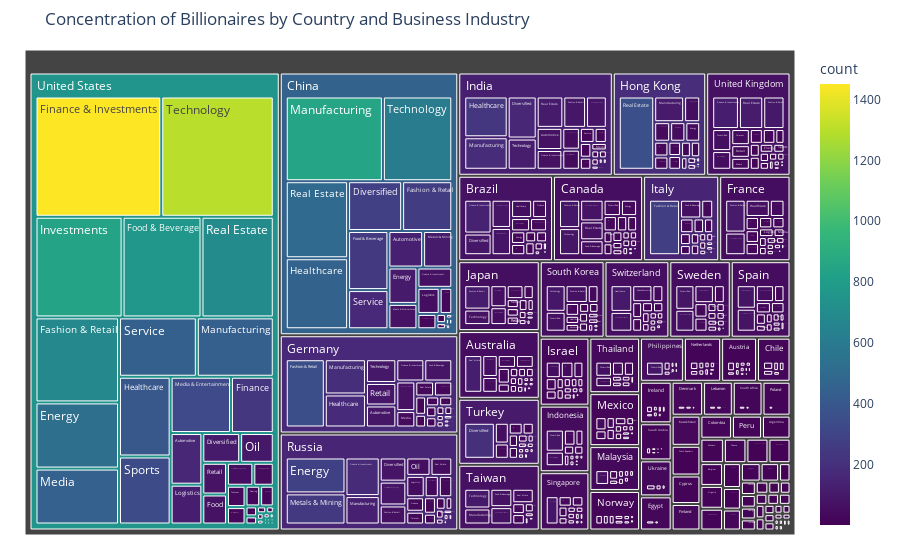

This figure's notebook cell:
### Markdown cell above
### **2.1.2. Concentration of Industries Across Countries**

**Q: Do specific countries or regions have a higher concentration of billionaires who specialize in particular business categories?**

**Observations:**
- United States: 
    - Technology and Finance & Investments are the dominant business categories among billionaires in the United States. 
    - Other significant business categories include Real Estate and Food & Beverages. 

- China: 
    - Technology and Manufacturing are the primary business categories among billionaires in China. 
    - There is also a notable presence of billionaires in the Healthcare and Real Estate sectors. 

- India: 
    - Healthcare, Manufacturing, and Diversified sectors have a significant presence among billionaires in India. 

- Other Countries: 
    - Various business categories are represented among billionaires in other countries such as Russia, Germany, United Kingdom, Switzerland, Hong Kong, Brazil, and Canada. 
    - The concentration of billionaires in specific business categories varies across these regions.

### Code cell
data = df
filtered_data = data[['country_of_citizenship',
                    'country_of_residence',
                    'business_industries']]

grouped_data = (filtered_data.groupby(['country_of_citizenship',
                                      'business_industries'])
                                      .size()
                                      .reset_index(name='count'))

fig = px.treemap(grouped_data,
                 path=['country_of_citizenship', 'business_industries'],
                 values='count',
                 color='count',
                 color_continuous_scale='Viridis',
                 title='Concentration of Billionaires by Country and Business Industry')


fig.update_layout(margin=dict(t=50, l=25, r=25, b=25))
fig.show()

### Figure 1 — Plotly figure (JSON) as saved in the notebook; plotly's stock layout.template omitted (floating-point values rounded to 4 significant figures; data arrays with more than 128 entries replaced by an {"elided": "..."} marker saying what was removed)
{"data": [{"branchvalues": "total", "customdata": {"elided": "855x1 float values"}, "domain": {"x": [0, 1], "y": [0, 1]}, "hovertemplate": "labels=%{label}<br>count_sum=%{value}<br>parent=%{parent}<br>id=%{id}<br>count=%{color}<extra></extra>", "ids": {"elided": "855 str values"}, "labels": {"elided": "855 str values"}, "marker": {"coloraxis": "coloraxis", "colors": {"elided": "855 float values"}}, "name": "", "parents": {"elided": "855 str values"}, "type": "treemap", "values": {"elided": "855 int values"}}], "layout": {"coloraxis": {"colorbar": {"title": {"text": "count"}}, "colorscale": [[0, "#440154"], [0.1111, "#482878"], [0.2222, "#3e4989"], [0.3333, "#31688e"], [0.4444, "#26828e"], [0.5556, "#1f9e89"], [0.6667, "#35b779"], [0.7778, "#6ece58"], [0.8889, "#b5de2b"], [1, "#fde725"]]}, "legend": {"tracegroupgap": 0}, "margin": {"b": 25, "l": 25, "r": 25, "t": 50}, "title": {"text": "Concentration of Billionaires by Country and Business Industry"}}}
